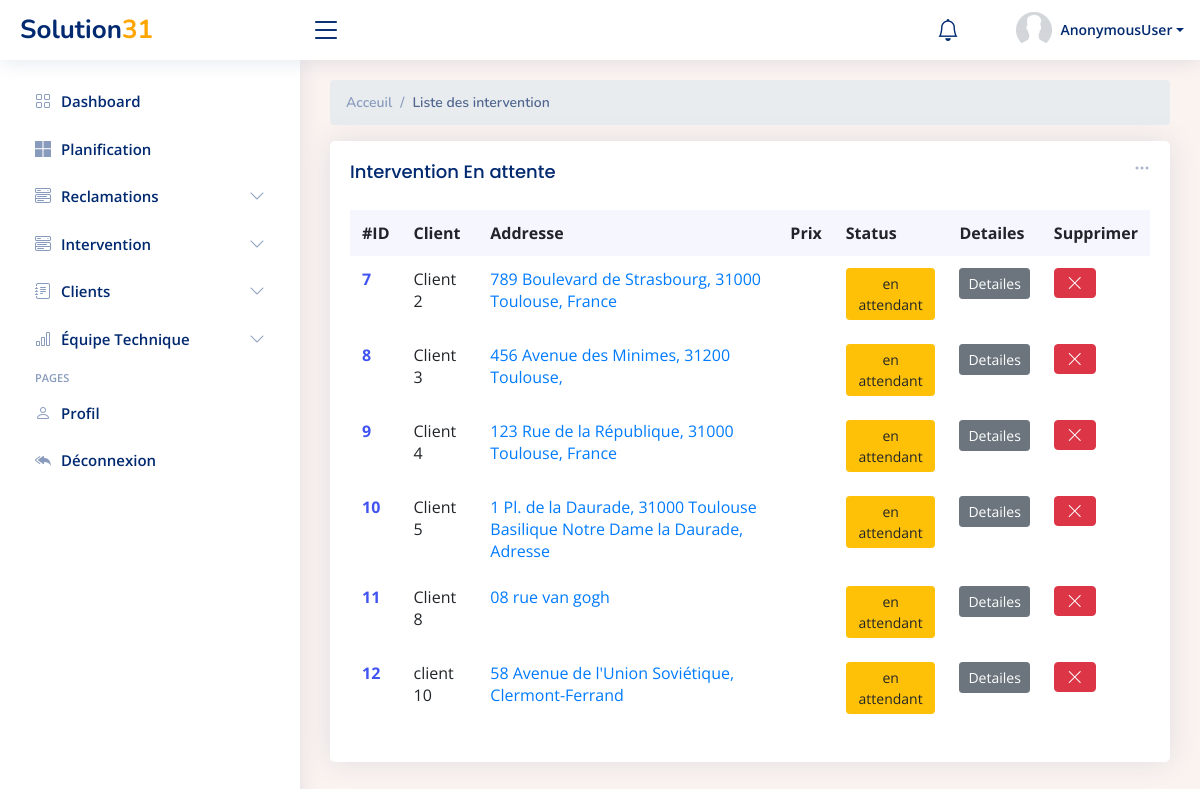
/interventions/list/en_attente, run on an earlier commit of the app's database.
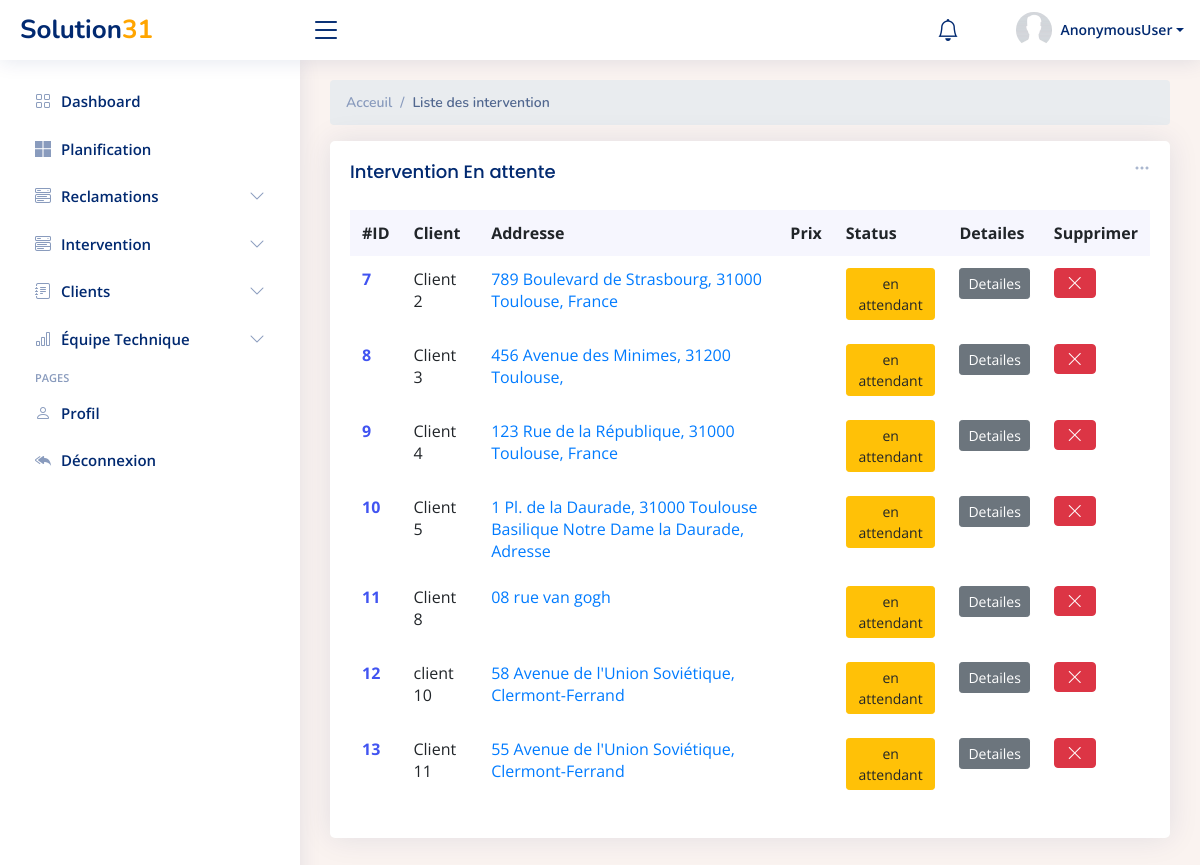
And on a later commit of the database.
### Dashboard/models.py (models this page shows, shortened)
class Intervention(models.Model):
    Date_Ajouté = models.DateTimeField(auto_now_add=True)
    Nom_Client= models.CharField(max_length=100, blank=False , null=False)
    Numéro = models.CharField(max_length=100, blank=False , null=False)
    Ville = models.CharField(max_length=100, blank=False , null=False)
    Date=models.DateField(null=True,blank=True)
    Address = models.CharField(max_length=100, blank=False , null=False)
    Code_postal = models.IntegerField()
    Par= models.ForeignKey(UserProfile, on_delete=models.SET_NULL, null=True, blank=True, )
    technicien = models.ForeignKey(Technicien, on_delete=models.SET_NULL, null=True, blank=True)
    reclamation = models.ForeignKey(Reclamation, on_delete=models.SET_NULL, null=True, blank=True)
    Commentaire = models.CharField(max_length=500, blank=True, null=True)
    Prix = models.IntegerField(blank=True, null=True)
    Status = models.CharField(max_length=500,choices=CHOICES, default='en attendant', blank=True, null=True)
    valeur =models.IntegerField(default=1)

### Dashboard/views.py (the view)
# urls.py: path('interventions/list/en_attente',list_interventions_enattente ,name='list_interventions_enattente'),
def list_interventions_enattente(request):
    interventions = Intervention.objects.all()
    context={'interventions':interventions}
    return render(request, 'Dashboard/list_intervetions_enattente.html',context)

### Dashboard/templates/Dashboard/list_intervetions_enattente.html (shortened to what this page needs)
{% extends 'Dashboard/main.html' %}
{% block content %}
  <main id="main" class="main">
    <div class="pagetitle">
      <nav>
        <ol class="breadcrumb">
          <li class="breadcrumb-item"><a href="index.html">Acceuil</a></li>
          <li class="breadcrumb-item active">Liste des intervention</li>
        </ol>
      </nav>
    </div>
    <section class="section dashboard">
      <div class="row">
        <div class="col-lg-12">
          <div class="row">
            <div class="col-12">
              <div class="card recent-sales overflow-auto">
                <div class="filter">
                  <a class="icon" href="#" data-bs-toggle="dropdown"><i class="bi bi-three-dots"></i></a>
                </div>
                <div class="card-body">
                  <h5 class="card-title">Intervention En attente</h5>
                  <table class="table table-borderless datatable">
                    <thead>
                      <tr>
                        <th scope="col">#ID</th>
                        <th scope="col">Client</th>
                        <th scope="col">Addresse</th>
                        <th scope="col">Prix</th>
                        <th scope="col">Status</th>
                        <th scope="col">Detailes</th>
                        <th scope="col">Supprimer</th>
                      </tr>
                    </thead>
                    <tbody>
                    {% for int in interventions%}
                    {% if int.Status == 'en attendant' %}
                      <tr>
                        <th scope="row"><a href="#">{{int.id}}</a></th>
                        <td>{{int.Nom_Client}}</td>
                        <td><a href="#" class="text-primary">{{int.Address}}</a></td>
                        {% if int.Prix == None %}
                        <td></td>
                        {% else %}
                        <td>{{int.Prix}}$</td>
                        {% endif %}                        <td><button type="button" class="btn btn-warning btn-sm">{{int.Status}}</button></td>
                        <td>       <a href="{% url 'intervention_detail'  int.pk %}"><button type="button" class="btn btn-secondary btn-sm" >Detailes</button> </a>         </td>
                        <td>              <button type="button" class="btn btn-danger"><i class="bi bi-x-lg"></i></button></td>
                      </tr>
                    {% endif %}
                    {% endfor %}
                    </tbody>
                  </table>
                </div>
              </div>
            </div>
          </div>
        </div>
      </div>
    </section>
  </main>
{% endblock content %}

What changed in the data, as far as the page shows it:
added Intervention: id "13", Nom_Client "Client 11", Address "55 Avenue de l'Union Soviétique, Clermont-Ferrand", Status "en attendant"
